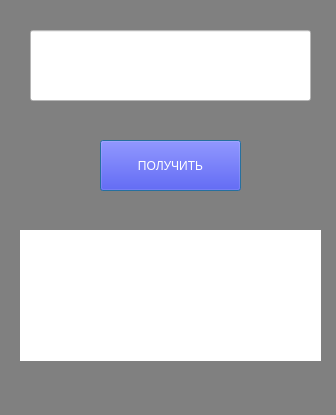
<?xml version="1.0" encoding="UTF-8"?>
<ui version="4.0">
 <class>Dialog</class>
 <widget class="QDialog" name="Dialog">
  <property name="geometry">
   <rect>
    <x>0</x>
    <y>0</y>
    <width>336</width>
    <height>415</height>
   </rect>
  </property>
  <property name="windowTitle">
   <string>Dialog</string>
  </property>
  <property name="styleSheet">
   <string notr="true">background-color: grey;</string>
  </property>
  <widget class="QPushButton" name="pushButton">
   <property name="geometry">
    <rect>
     <x>100</x>
     <y>140</y>
     <width>141</width>
     <height>51</height>
    </rect>
   </property>
   <property name="styleSheet">
    <string notr="true">QPushButton {
  font: 12pt &quot;Century Gothic&quot;;
  color: white;
  background-color: blue;
}

QPushButton:hover {
  color: yellow;
}

QPushButton:pressed {
  background-color: red;
  color: #000;
}
</string>
   </property>
   <property name="text">
    <string>ПОЛУЧИТЬ</string>
   </property>
  </widget>
  <widget class="QLabel" name="label">
   <property name="geometry">
    <rect>
     <x>20</x>
     <y>230</y>
     <width>301</width>
     <height>131</height>
    </rect>
   </property>
   <property name="styleSheet">
    <string notr="true">font: 10pt &quot;Century Gothic&quot;;
background-color: white;</string>
   </property>
   <property name="text">
    <string/>
   </property>
  </widget>
  <widget class="QLineEdit" name="lineEdit">
   <property name="geometry">
    <rect>
     <x>30</x>
     <y>30</y>
     <width>281</width>
     <height>71</height>
    </rect>
   </property>
   <property name="styleSheet">
    <string notr="true">color: blue;
background-color: white;
font: 12pt &quot;Century Gothic&quot;;</string>
   </property>
  </widget>
 </widget>
 <resources/>
 <connections/>
</ui>
